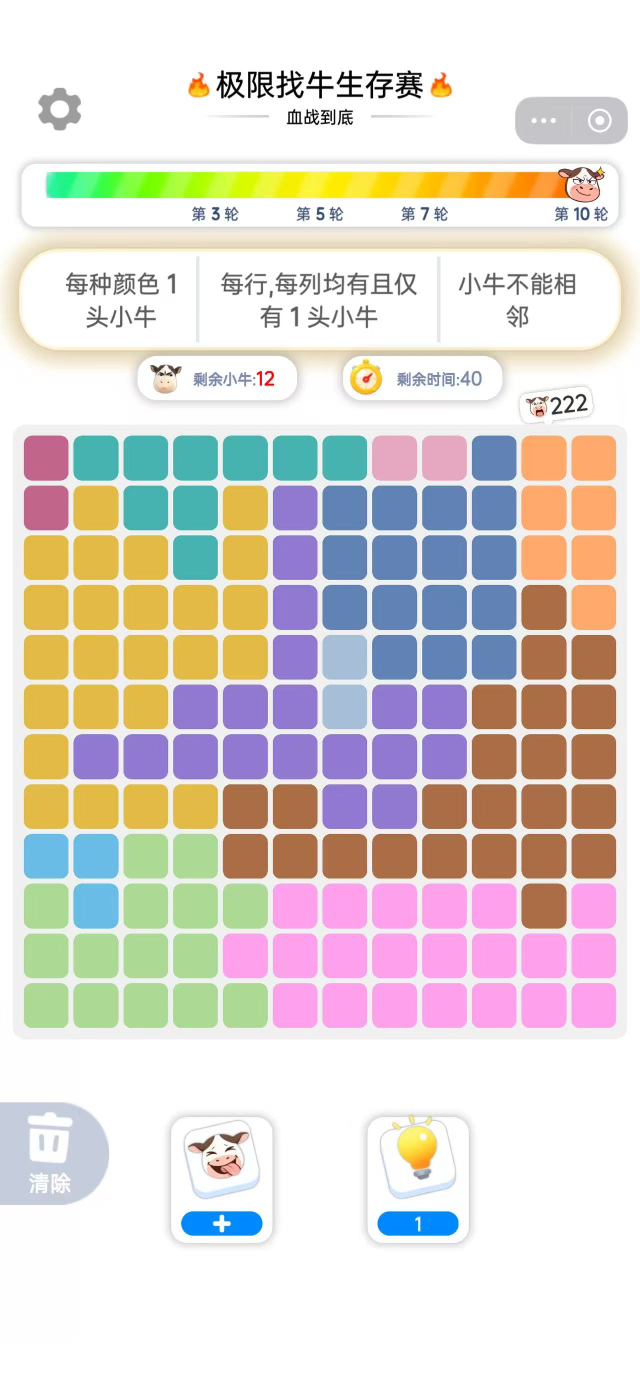
#> input picture puzzles/p1.jpg, 1280 x 2774 px (shown at 1/2 size)
$ python image_to_grid.py puzzles/p1.jpg
#> lines starting #> are read from the running program, lines starting #| are printed output that depends on the picture; after the words box and inside, x2 and y2 are one past the last pixel; in counts of white or black regions, pixels touching at a corner belong together
### cow_puzzle.py
"""
极限找牛 / LinkedIn Queens 求解器 + 出题器

规则:
  - N×N 网格, N 种颜色, 每格属于一种颜色
  - 每行 / 每列 / 每种颜色 恰好 1 头牛
  - 任意两头牛不能 8-邻接 (含对角)

用法:
  python cow_puzzle.py                 # 默认生成 8x8 并求解
  python cow_puzzle.py 10              # 生成 10x10
  python cow_puzzle.py 10 --seed 7
  python cow_puzzle.py --load grid.txt # 读取自定义盘面求解
                                       # grid.txt: N 行, 每行 N 个 0-9a-z 字符 (颜色编号)

复杂度: 求解 O(N!) 上界, 实际 N≤16 都在毫秒级.
生成: 随机摆牛 -> 随机洪泛染色 -> 多次重试挑解数最少的; 大 N 不保证唯一解.
"""

from __future__ import annotations

import random
import sys
import time
from typing import List, Optional, Tuple

Grid = List[List[int]]          # grid[r][c] = color id  (0..N-1)
Solution = List[Tuple[int, int]]  # placements[row] = (row, col)


# ---------- 求解 ----------

# [78 lines left out: functions solve, score_difficulty, not called in this run]


def count_solutions(grid: Grid, limit: int = 2) -> int:
    """数解的个数 (按颜色稀有度回溯, 同 solve)."""
    n = len(grid)
    color_cells: dict[int, list[tuple[int, int]]] = {}
    for r in range(n):
        for c in range(n):
            color_cells.setdefault(grid[r][c], []).append((r, c))
    color_order = sorted(color_cells.keys(), key=lambda k: len(color_cells[k]))

    row_col = [-1] * n
    used_cols = 0
    count = 0

    def bt(idx: int) -> bool:
        nonlocal count, used_cols
        if idx == n:
            count += 1
            return count >= limit
        for r, c in color_cells[color_order[idx]]:
            if row_col[r] >= 0:
                continue
            bc = 1 << c
            if used_cols & bc:
                continue
            if r > 0 and row_col[r - 1] >= 0 and abs(row_col[r - 1] - c) <= 1:
                continue
            if r < n - 1 and row_col[r + 1] >= 0 and abs(row_col[r + 1] - c) <= 1:
                continue
            row_col[r] = c
            used_cols |= bc
            if bt(idx + 1):
                return True
            row_col[r] = -1
            used_cols ^= bc
        return False

    bt(0)
    return count


# ---------- 出题 ----------

# [239 lines left out: functions _random_placement, _flood_color, generate, _two_solutions, _region_connected, generate_unique, not called in this run]


# ---------- 输出 ----------

_PALETTE = [
    "\033[48;5;174m", "\033[48;5;108m", "\033[48;5;110m", "\033[48;5;180m",
    "\033[48;5;139m", "\033[48;5;144m", "\033[48;5;167m", "\033[48;5;72m",
    "\033[48;5;179m", "\033[48;5;103m", "\033[48;5;131m", "\033[48;5;151m",
    "\033[48;5;138m", "\033[48;5;152m", "\033[48;5;181m",
]
_RESET = "\033[0m"


# [75 lines left out: functions render, load_grid, main, not called in this run]


# [2 lines that do not run on import are left out]

### image_to_grid.py
"""
把"极限找牛"截图自动转为 cow_puzzle.py 可读的盘面文本.

依赖: Pillow, numpy
用法:
  py -3 image_to_grid.py screenshot.png                  # 自动检测, 输出到 stdout
  py -3 image_to_grid.py screenshot.png -o grid.txt      # 写文件
  py -3 image_to_grid.py screenshot.png --n 12           # 强制 N=12
  py -3 image_to_grid.py screenshot.png --debug debug.png # 输出叠加可视化
"""

from __future__ import annotations

import sys
from pathlib import Path

import numpy as np
from PIL import Image, ImageDraw


# ---------------- 工具 ----------------

def saturation_mask(img: np.ndarray, thresh: int = 30) -> np.ndarray:
    """高饱和度像素 = 'cell 颜色像素'. 排除白底/灰底 UI."""
    return (img.max(axis=2).astype(int) - img.min(axis=2).astype(int)) > thresh


def _smooth(arr: np.ndarray, win: int) -> np.ndarray:
    """简单滑动均值平滑."""
    if win <= 1:
        return arr
    k = np.ones(win) / win
    return np.convolve(arr, k, mode="same")


_DS = 4  # 降采样因子, bbox/N 检测都在 1/16 尺寸上做


def find_board_bbox(img: np.ndarray) -> tuple[int, int, int, int]:
    """找盘面 bbox: 降采样 → 平滑密度找峰值 → 向两侧扩到密度跌破阈值."""
    small = img[::_DS, ::_DS]
    mask = saturation_mask(small)
    h, w = mask.shape
    row_dens = _smooth(mask.mean(axis=1).astype(np.float32), max(10, h // 20))
    col_dens = _smooth(mask.mean(axis=0).astype(np.float32), max(10, w // 20))
    thresh = 0.18

    pr = int(row_dens.argmax())
    pc = int(col_dens.argmax())

    top = pr
    while top > 0 and row_dens[top - 1] > thresh:
        top -= 1
    bot = pr
    while bot < h - 1 and row_dens[bot + 1] > thresh:
        bot += 1
    left = pc
    while left > 0 and col_dens[left - 1] > thresh:
        left -= 1
    right = pc
    while right < w - 1 and col_dens[right + 1] > thresh:
        right += 1
    return left * _DS, top * _DS, right * _DS, bot * _DS


def detect_n(img: np.ndarray, bbox: tuple[int, int, int, int]) -> int:
    """数格子: 降采样 bbox 区域沿 Y 求列均值, 自适应阈值切块计数."""
    left, top, right, bot = bbox
    crop = img[top : bot + 1 : _DS, left : right + 1 : _DS]
    mask = saturation_mask(crop).astype(np.float32)
    col_avg = mask.mean(axis=0)
    if col_avg.max() < 0.1:
        return 0
    thr = (col_avg.max() + col_avg.min()) / 2
    in_cell = col_avg > thr
    min_w = max(5, (bot - top) // (40 * _DS))
    runs = 0
    i = 0
    while i < len(in_cell):
        if in_cell[i]:
            j = i
            while j < len(in_cell) and in_cell[j]:
                j += 1
            if j - i >= min_w:
                runs += 1
            i = j
        else:
            i += 1
    return runs


def sample_cells(img: np.ndarray, bbox: tuple[int, int, int, int], n: int) -> np.ndarray:
    """每格在 4 个边缘中点采小 patch 取均值; 跨 patch 取中位数 -> 不受 X/牛 icon 干扰."""
    left, top, right, bot = bbox
    cell_w = (right - left + 1) / n
    cell_h = (bot - top + 1) / n
    colors = np.zeros((n, n, 3), dtype=np.float32)
    patch_r = max(2, int(min(cell_w, cell_h) * 0.08))
    off = int(min(cell_w, cell_h) * 0.35)
    offsets = [(-off, 0), (off, 0), (0, -off), (0, off)]  # N S W E
    H, W = img.shape[:2]
    for r in range(n):
        for c in range(n):
            cx = int(left + (c + 0.5) * cell_w)
            cy = int(top + (r + 0.5) * cell_h)
            samples = []
            for dy, dx in offsets:
                py = np.clip(cy + dy, patch_r, H - patch_r - 1)
                px = np.clip(cx + dx, patch_r, W - patch_r - 1)
                patch = img[py - patch_r : py + patch_r + 1,
                            px - patch_r : px + patch_r + 1].astype(np.float32)
                sat = patch.max(axis=2) - patch.min(axis=2)
                m = sat > 20
                if m.sum() >= 3:
                    samples.append(patch[m].mean(axis=0))
            if samples:
                colors[r, c] = np.median(np.stack(samples), axis=0)
            else:
                colors[r, c] = img[cy, cx].astype(np.float32)
    return colors


def kmeans(points: np.ndarray, k: int, n_iters: int = 30,
           seed: int = 0) -> tuple[np.ndarray, np.ndarray]:
    """简单 k-means++ 初始化 + Lloyd 迭代."""
    rng = np.random.default_rng(seed)
    n = len(points)
    centroids = [points[rng.integers(n)]]
    for _ in range(k - 1):
        d2 = np.min(
            np.stack([((points - c) ** 2).sum(axis=1) for c in centroids], axis=0),
            axis=0,
        )
        probs = d2 / d2.sum() if d2.sum() > 0 else np.full(n, 1 / n)
        centroids.append(points[rng.choice(n, p=probs)])
    centroids = np.stack(centroids).astype(np.float32)

    for _ in range(n_iters):
        d = ((points[:, None, :] - centroids[None, :, :]) ** 2).sum(axis=2)
        labels = d.argmin(axis=1)
        new_cent = np.zeros_like(centroids)
        for j in range(k):
            sel = points[labels == j]
            new_cent[j] = sel.mean(axis=0) if len(sel) else centroids[j]
        if np.allclose(new_cent, centroids, atol=0.5):
            break
        centroids = new_cent
    return labels, centroids


def cluster_to_grid(colors: np.ndarray, n: int, max_seeds: int = 20) -> np.ndarray:
    """K-means 聚类. 多种子尝试: 优先唯一解; 否则任意可解; 都不行用 seed=0 兜底."""
    from cow_puzzle import count_solutions
    flat = colors.reshape(-1, 3)
    best_solvable = None
    for seed in range(max_seeds):
        labels, _ = kmeans(flat, n, seed=seed)
        grid = labels.reshape(n, n)
        c = count_solutions(grid.tolist(), limit=2)
        if c == 1:
            return grid
        if c >= 1 and best_solvable is None:
            best_solvable = grid
    if best_solvable is not None:
        return best_solvable
    labels, _ = kmeans(flat, n, seed=0)
    return labels.reshape(n, n)


# ---------------- 输出 ----------------

DIGITS = "0123456789abcdefghijklmnopqrstuvwxyz"


def grid_to_text(grid: np.ndarray) -> str:
    return "\n".join("".join(DIGITS[int(v)] for v in row) for row in grid)


# [69 lines left out: functions save_debug, save_solution_overlay, save_grid_image, not called in this run]


# ---------------- CLI ----------------

def main() -> None:
    args = sys.argv[1:]
    if not args:
        print(__doc__)
        return
    path = args[0]
    n_override = None
    out_path = None
    debug_path = None
    solve_overlay = None
    grid_img = None
    i = 1
    while i < len(args):
        a = args[i]
        if a == "--n":
            n_override = int(args[i + 1]); i += 2
        elif a in ("-o", "--out"):
            out_path = args[i + 1]; i += 2
        elif a == "--debug":
            debug_path = args[i + 1]; i += 2
        elif a == "--overlay":
            solve_overlay = args[i + 1]; i += 2
        elif a == "--grid-img":
            grid_img = args[i + 1]; i += 2
        else:
            i += 1

    img = np.array(Image.open(path).convert("RGB"))
#> img is the input picture: shape (2774, 1280, 3); mean R, G, B 222.8, 215.9, 210.8
    bbox = find_board_bbox(img)
#> in find_board_bbox, `small = img[::_DS, ::_DS]`:
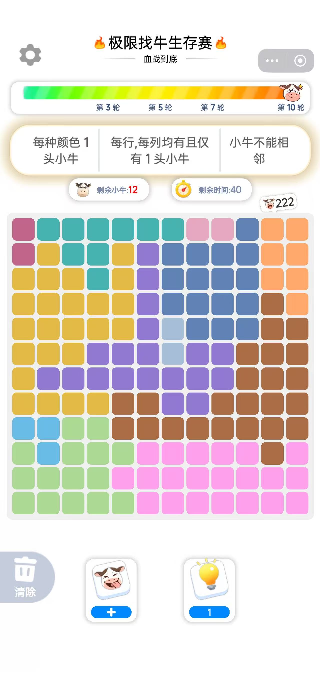
#> small: shape (694, 320, 3); mean R, G, B 222.8, 215.9, 210.8
#> in saturation_mask, `return (img.max(axis=2).astype(int) - img.min(axis=2).astype(int)) > t..`:
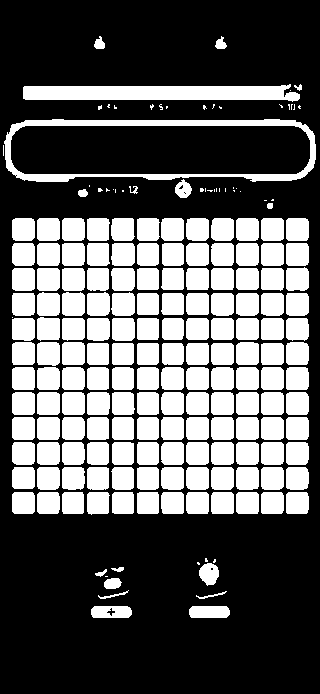
#> returned value: shape (694, 320) bool; 37.1% white; 201 white regions (40 under 20 px), largest, box (x1, y1, x2, y2) and area: (4, 119, 316, 182) 3825, (23, 84, 300, 102) 3803, (111, 243, 135, 266) 519
#> in find_board_bbox, `row_dens = _smooth(mask.mean(axis=1).astype(np.float32), max(10, h // ..`: row_dens = 694 values, max 0.789 at index 413, min 0 at index 0, mean 0.371
#> in find_board_bbox, `col_dens = _smooth(mask.mean(axis=0).astype(np.float32), max(10, w // ..`: col_dens = 320 values, max 0.463 at index 100, min 0.00937 at index 0, mean 0.371
#> in find_board_bbox, `pr = int(row_dens.argmax())`: pr = 413
#> in find_board_bbox, `pc = int(col_dens.argmax())`: pc = 100
#> in find_board_bbox, `top = pr`: top = 413
#> the loop in find_board_bbox, `while top > 0 and row_dens[top - 1] > thresh:` made 205 passes
#> top on passes 1 to 3: 412, 411, 410
#> after the loop in find_board_bbox, `while top > 0 and row_dens[top - 1] > thresh:`: top = 208
#> in find_board_bbox, `bot = pr`: bot = 413
#> the loop in find_board_bbox, `while bot < h - 1 and row_dens[bot + 1] > thresh:` made 110 passes
#> after the loop in find_board_bbox, `while bot < h - 1 and row_dens[bot + 1] > thresh:`: bot = 523
#> in find_board_bbox, `left = pc`: left = 100
#> the loop in find_board_bbox, `while left > 0 and col_dens[left - 1] > thresh:` made 89 passes
#> left on passes 1 to 8: 99, 98, 97, 96, 95, 94, 93, 92
#> after the loop in find_board_bbox, `while left > 0 and col_dens[left - 1] > thresh:`: left = 11
#> in find_board_bbox, `right = pc`: right = 100
#> after the loop in find_board_bbox, `while right < w - 1 and col_dens[right + 1] > thresh:`: right = 310
#> bbox = (44, 832, 1240, 2092)
    n = n_override or detect_n(img, bbox)
#> in detect_n, `left, top, right, bot = bbox`: left = 44; top = 832; right = 1240; bot = 2092
#> in detect_n, `crop = img[top : bot + 1 : _DS, left : right + 1 : _DS]`:
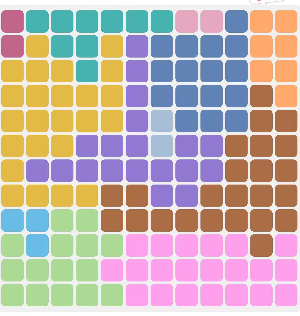
#> crop: shape (316, 300, 3); mean R, G, B 194.2, 177.3, 172.9
#> call 2 of saturation_mask, with thresh = 30
#> in saturation_mask (call 2), `return (img.max(axis=2).astype(int) - img.min(axis=2).astype(int)) > t..`:
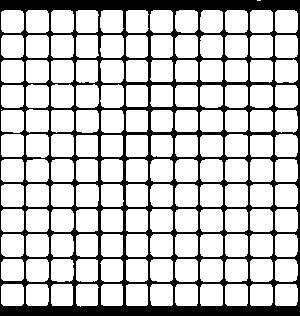
#> returned value: shape (316, 300) bool; 76.4% white; 1 black region, box (x1, y1, x2, y2) and area: (0, 0, 300, 316) 22387
#> in detect_n, `col_avg = mask.mean(axis=0)`: col_avg = 300 values, max 0.87 at index 29, min 0 at index 0, mean 0.764
#> in detect_n, `thr = (col_avg.max() + col_avg.min()) / 2`: thr = 0.435
#> in detect_n, `min_w = max(5, (bot - top) // (40 * _DS))`: min_w = 7
#> the loop in detect_n, `while i < len(in_cell):` made 40 passes
#> i on passes 2, 5, 8, 11, 15, 19, 23, 26: 24, 49, 74, 98, 123, 148, 173, 198
#> after the loop in detect_n, `while i < len(in_cell):`: i = 300; j = 298; runs = 12
#> n = 12
    print(f"[image_to_grid] bbox={bbox}  N={n}", file=sys.stderr)

    colors = sample_cells(img, bbox, n)
#> in sample_cells, `left, top, right, bot = bbox`: left = 44; top = 832; right = 1240; bot = 2092
#> in sample_cells, `cell_w = (right - left + 1) / n`: cell_w = 99.75
#> in sample_cells, `cell_h = (bot - top + 1) / n`: cell_h = 105.1
#> in sample_cells, `patch_r = max(2, int(min(cell_w, cell_h) * 0.08))`: patch_r = 7
#> in sample_cells, `off = int(min(cell_w, cell_h) * 0.35)`: off = 34
#> in sample_cells, `offsets = [(-off, 0), (off, 0), (0, -off), (0, off)]`: offsets = [(-34, 0), (34, 0), (0, -34), (0, 34)]
    grid = cluster_to_grid(colors, n)
#> in cluster_to_grid, `flat = colors.reshape(-1, 3)`: flat = 144 rows, first 8: [193, 101.4, 139.2], [71.01, 179, 174.5], [70.38, 179.1, 177.9], [71.55, 179, 176], [71.52, 178.2, 176], [71.51, 178.5, 176], [70.91, 179.1, 177.2], [230, 168, 193]
#> the loop in cluster_to_grid, `for seed in range(max_seeds):` made 1 pass
#> (row_col in count_solutions, c) on pass 1: ([-1, -1, -1, -1, -1, -1, -1, -1, -1, -1, -1, -1], 1)
    text = grid_to_text(grid)

    if out_path:
        Path(out_path).write_text(text + "\n", encoding="utf-8")
        print(f"[image_to_grid] 写入 {out_path}", file=sys.stderr)
    else:
        print(text)
#| b22222233788
#| b12216777788
#| 111216777788
#| 111116777748
#| 111116a77744
#| 111666a66444
#> (further printed lines are left out)
    if debug_path:
        save_debug(img, bbox, n, grid, debug_path)
        print(f"[image_to_grid] 调试图 -> {debug_path}", file=sys.stderr)
    if solve_overlay or grid_img:
        from cow_puzzle import solve
        sol = solve(grid.tolist())
        if sol is None:
            print("[image_to_grid] 无解", file=sys.stderr)
            return
        print(f"[image_to_grid] 解: {sol}", file=sys.stderr)
        if solve_overlay:
            save_solution_overlay(img, bbox, n, sol, solve_overlay)
            print(f"[image_to_grid] 叠加图 -> {solve_overlay}", file=sys.stderr)
        if grid_img:
            save_grid_image(grid, sol, grid_img)
            print(f"[image_to_grid] 格子图 -> {grid_img}", file=sys.stderr)


if __name__ == "__main__":
    main()

$ run again, on puzzles/p11.jpg
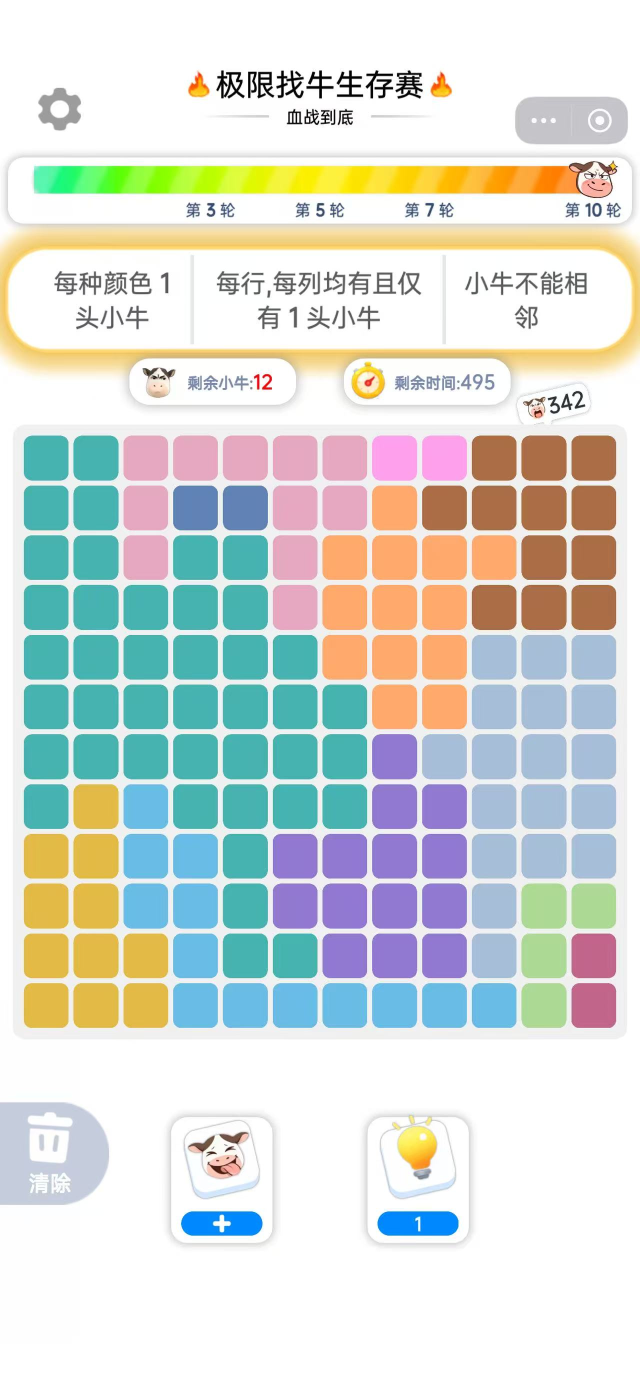
#> input picture puzzles/p11.jpg, 1280 x 2774 px (shown at 1/2 size)
#> in main, img is the input picture: shape (2774, 1280, 3); mean R, G, B 213.5, 219.1, 213.7
#> in saturation_mask, `return (img.max(axis=2).astype(int) - img.min(axis=2).astype(int)) > t..`:
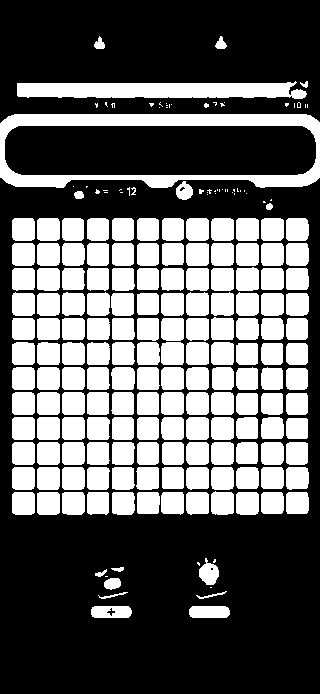
#> returned value: shape (694, 320) bool; 38.6% white; 213 white regions (52 under 20 px), largest, box (x1, y1, x2, y2) and area: (0, 114, 320, 188) 7129, (17, 81, 307, 99) 4128, (186, 243, 209, 266) 517
#> row_dens = 694 values, max 0.783 at index 313, min 0 at index 0, mean 0.386
#> col_dens = 320 values, max 0.48 at index 220, min 0.0367 at index 0, mean 0.385
#> pr = 313
#> pc = 220
#> in find_board_bbox, `top = pr`: top = 313
#> the loop in find_board_bbox, `while top > 0 and row_dens[top - 1] > thresh:` made 105 passes
#> top on passes 1 to 8: 312, 311, 310, 309, 308, 307, 306, 305
#> after the loop in find_board_bbox, `while top > 0 and row_dens[top - 1] > thresh:`: top = 208
#> in find_board_bbox, `bot = pr`: bot = 313
#> after the loop in find_board_bbox, `while bot < h - 1 and row_dens[bot + 1] > thresh:`: bot = 524
#> in find_board_bbox, `left = pc`: left = 220
#> the loop in find_board_bbox, `while left > 0 and col_dens[left - 1] > thresh:` made 210 passes
#> left on passes 1 to 3: 219, 218, 217
#> after the loop in find_board_bbox, `while left > 0 and col_dens[left - 1] > thresh:`: left = 10
#> in find_board_bbox, `right = pc`: right = 220
#> the loop in find_board_bbox, `while right < w - 1 and col_dens[right + 1] > thresh:` made 91 passes
#> after the loop in find_board_bbox, `while right < w - 1 and col_dens[right + 1] > thresh:`: right = 311
#> bbox = (40, 832, 1244, 2096)
#> in detect_n, `left, top, right, bot = bbox`: left = 40; top = 832; right = 1244; bot = 2096
#> in saturation_mask (call 2), `return (img.max(axis=2).astype(int) - img.min(axis=2).astype(int)) > t..`:
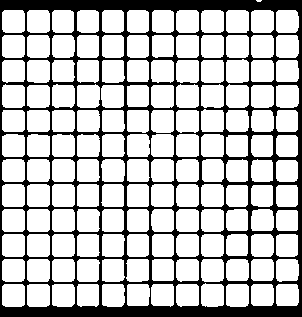
#> returned value: shape (317, 302) bool; 75.1% white; 1 black region, box (x1, y1, x2, y2) and area: (0, 0, 302, 317) 23827
#> col_avg = 302 values, max 0.871 at index 95, min 0 at index 0, mean 0.751
#> thr = 0.435
#> min_w = 7
#> the loop in detect_n, `while i < len(in_cell):` made 44 passes
#> i on passes 3, 6, 9, 12, 16, 20, 24, 27: 25, 50, 75, 99, 124, 149, 174, 199
#> after the loop in detect_n, `while i < len(in_cell):`: i = 302; j = 298; runs = 12
#> in sample_cells, `left, top, right, bot = bbox`: left = 40; top = 832; right = 1244; bot = 2096
#> cell_w = 100.4
#> cell_h = 105.4
#> patch_r = 8
#> off = 35
#> offsets = [(-35, 0), (35, 0), (0, -35), (0, 35)]
#> flat = 144 rows, first 8: [71.62, 179.2, 176], [72.51, 179.4, 176], [228.6, 169.8, 191.8], [230, 169.3, 192.4], [229.1, 169.1, 192.4], [229, 168.3, 193], [229.6, 168.4, 193], [252.8, 160.1, 236]
#> the loop in cluster_to_grid, `for seed in range(max_seeds):` made 1 pass
#> (row_col in count_solutions, c) on pass 1: ([-1, -1, -1, -1, -1, -1, -1, -1, -1, -1, -1, -1], 1)
#| 1122222bb333
#| 112aa2283333
#| 112112888833
#| 111112888333
#| 111111888666
#| 111111188666
#> (further printed lines are left out)
